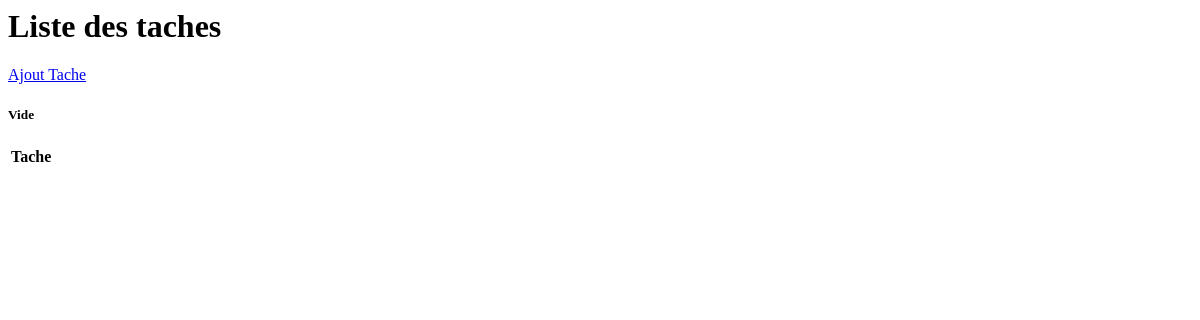
The app's page /, older data.
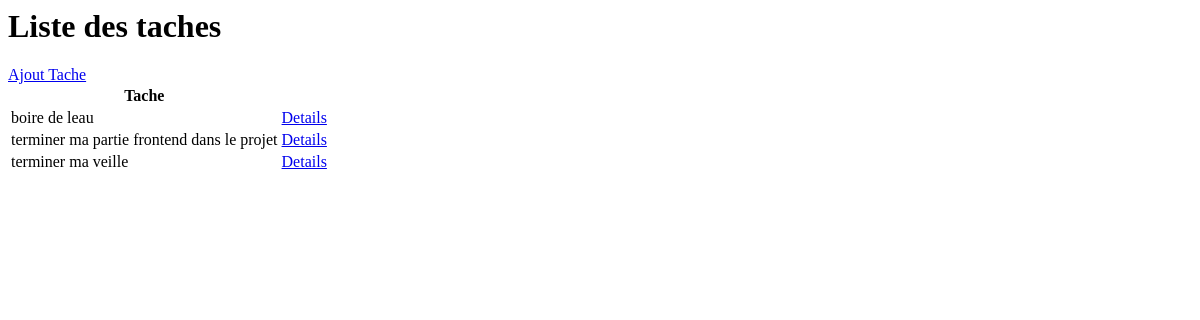
The same page, newer data.
### todolist/models.py (models this page shows, shortened)
class Tache(models.Model):
    utilisateur = models.ForeignKey(User, on_delete=models.CASCADE, null=True, blank=True)
    titre = models.CharField(max_length=300)
    description = models.TextField(null=True, blank=True)
    termine = models.BooleanField(default=False)
    cree = models.DateTimeField(auto_now_add=True)
    class Meta:
        ordering = ['termine']

### todolist/views.py (the view)
# urls.py: path('', ListeTache.as_view(), name='taches'),
class ListeTache(ListView):
    model = Tache

### todolist/templates/todolist/tache_list.html
<h1>Liste des taches</h1>
<a href="{% url 'cree-tache' %}">Ajout Tache</a>
<table>
    <tr>
        <th>Tache</th>
        <th></th>
    </tr>
    {% for tache in object_list %}
    <tr>
        <td>{{tache.titre}}</td>
        <td><a href="{% url 'tache' tache.id %}">Details</a></td>
    </tr>
    {% empty %}
        <h5>Vide</h5>
    {% endfor%}
</table>

Row changes from the older to the newer data that the page shows:
added Tache: titre "boire de leau"
added Tache: titre "terminer ma partie frontend dans le projet"
added Tache: titre "terminer ma veille"
Text that changed along with them:
text no longer shown: "Vide"
